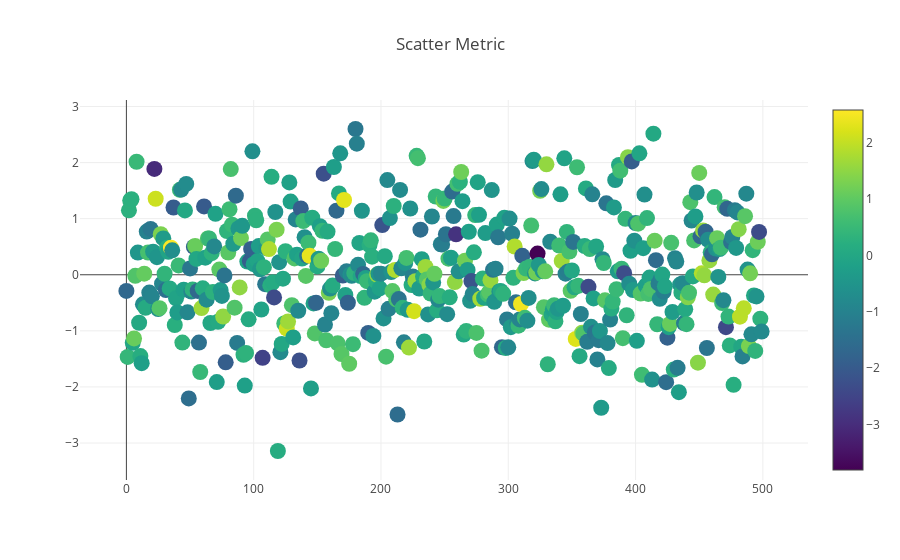

Notebook cell for this chart:
### Markdown cell above
## Metric 1

### Code cell
# Create random data with numpy
import numpy as np

trace1 = go.Scatter(
    y = np.random.randn(500),
    mode='markers',
    marker=dict(
        size=16,
        color = np.random.randn(500), #set color equal to a variable
        colorscale='Viridis',
        showscale=True
    )
)
data = [trace1]

# Plot and embed in ipython notebook!
plotly.offline.iplot({
    "data": data,
    "layout": go.Layout(title="Scatter Metric")
},
    image='png',
    filename='scatterplot',
)

### Figure 1 — Plotly figure (JSON) as saved in the notebook; plotly's stock layout.template omitted (floating-point values rounded to 4 significant figures; data arrays with more than 128 entries replaced by an {"elided": "..."} marker saying what was removed)
{"data": [{"marker": {"color": {"elided": "500 float values"}, "colorscale": "Viridis", "showscale": true, "size": 16}, "mode": "markers", "type": "scatter", "uid": "43246155-e31d-4cf4-851f-f1c6a4b17456", "y": {"elided": "500 float values"}}], "layout": {"title": {"text": "Scatter Metric"}}}
